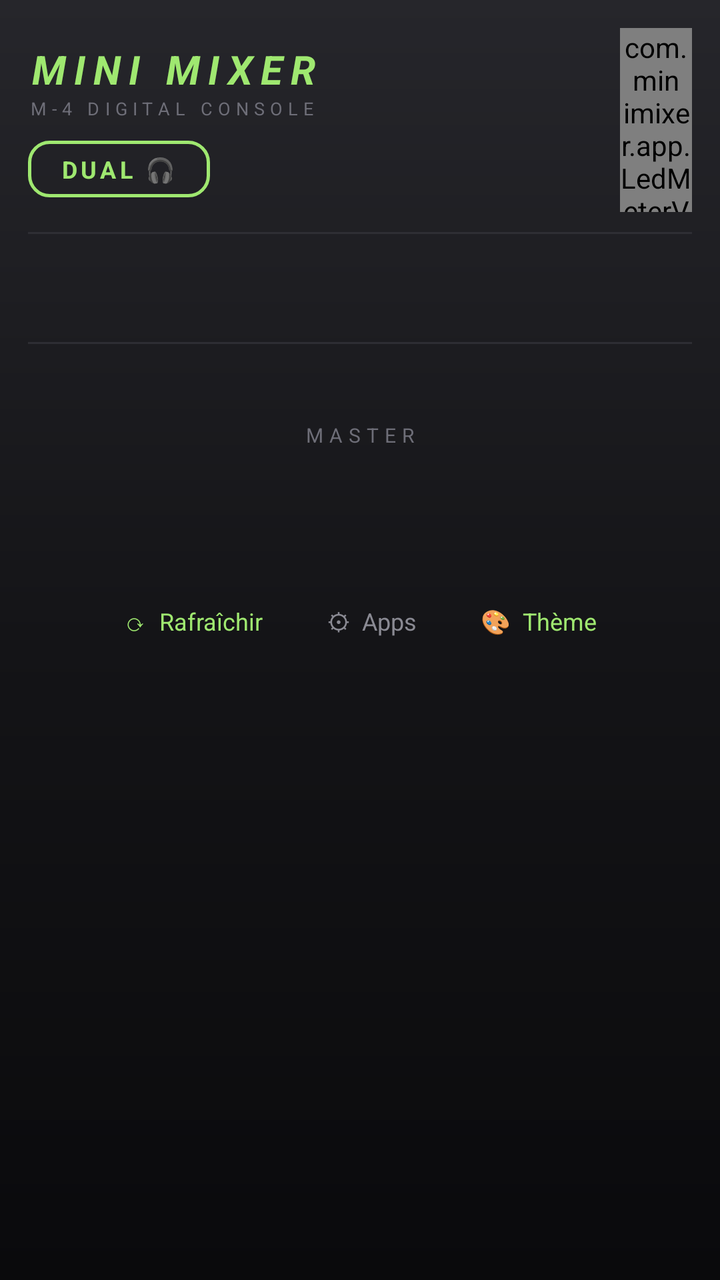
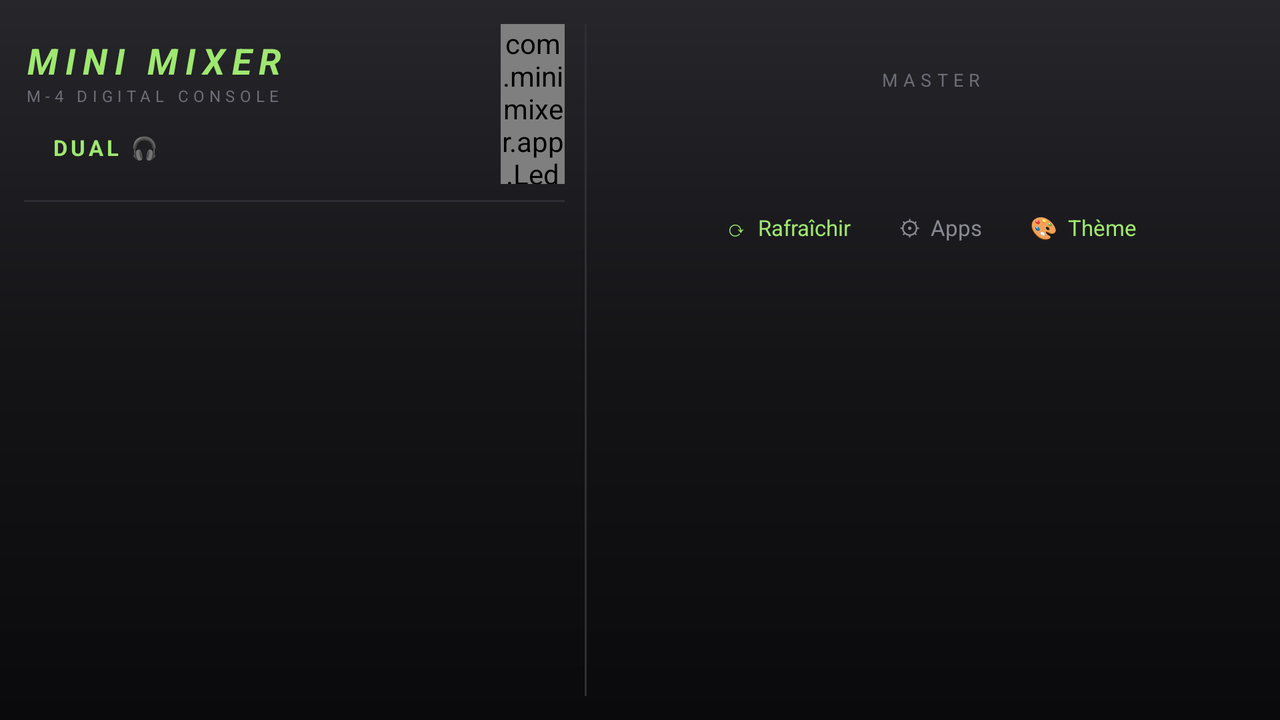

The same Android screen from two of the app's own layout files: first res/layout/ as a phone draws it, then the repository's variant for another configuration, drawn on a device whose configuration selects that folder. Both files follow.
<!-- AndroidManifest.xml: application theme Theme.MiniMixer -->
<!-- res/layout/activity_main.xml -->
<?xml version="1.0" encoding="utf-8"?>
<ScrollView xmlns:android="http://schemas.android.com/apk/res/android"
    android:layout_width="match_parent"
    android:layout_height="match_parent"
    android:background="@drawable/mixer_bg"
    android:fillViewport="true">

    <LinearLayout
        android:layout_width="match_parent"
        android:layout_height="wrap_content"
        android:orientation="vertical"
        android:paddingStart="14dp"
        android:paddingEnd="14dp"
        android:paddingTop="14dp"
        android:paddingBottom="20dp">

        <LinearLayout
            android:layout_width="match_parent"
            android:layout_height="wrap_content"
            android:orientation="horizontal"
            android:gravity="center_vertical">

            <LinearLayout
                android:layout_width="0dp"
                android:layout_weight="1"
                android:layout_height="wrap_content"
                android:orientation="vertical">

                <TextView
                    android:id="@+id/titleText"
                    android:layout_width="wrap_content"
                    android:layout_height="wrap_content"
                    android:text="MINI MIXER"
                    android:textColor="#9FE870"
                    android:textSize="20sp"
                    android:textStyle="bold|italic"
                    android:letterSpacing="0.2" />

                <TextView
                    android:layout_width="wrap_content"
                    android:layout_height="wrap_content"
                    android:text="M-4 DIGITAL CONSOLE"
                    android:textColor="#6E6E78"
                    android:textSize="9sp"
                    android:letterSpacing="0.3" />

                <TextView
                    android:id="@+id/btnDual"
                    android:layout_width="wrap_content"
                    android:layout_height="wrap_content"
                    android:layout_marginTop="10dp"
                    android:paddingStart="16dp"
                    android:paddingEnd="16dp"
                    android:paddingTop="6dp"
                    android:paddingBottom="6dp"
                    android:text="DUAL 🎧"
                    android:textColor="#9FE870"
                    android:textSize="12sp"
                    android:textStyle="bold"
                    android:letterSpacing="0.15"
                    android:background="@drawable/dual_off" />
            </LinearLayout>

            <com.minimixer.app.LedMeterView
                android:id="@+id/ledMeter"
                android:layout_width="36dp"
                android:layout_height="92dp" />
        </LinearLayout>

        <View
            android:layout_width="match_parent"
            android:layout_height="1dp"
            android:layout_marginTop="10dp"
            android:background="#2E2E34" />

        <LinearLayout
            android:id="@+id/knobRowBig"
            android:layout_width="match_parent"
            android:layout_height="wrap_content"
            android:orientation="horizontal"
            android:layout_marginTop="14dp" />

        <LinearLayout
            android:id="@+id/knobRowSmall"
            android:layout_width="match_parent"
            android:layout_height="wrap_content"
            android:orientation="horizontal"
            android:layout_marginTop="14dp" />

        <LinearLayout
            android:id="@+id/presetRow"
            android:layout_width="match_parent"
            android:layout_height="wrap_content"
            android:orientation="horizontal"
            android:gravity="center"
            android:layout_marginTop="12dp" />

        <View
            android:layout_width="match_parent"
            android:layout_height="1dp"
            android:layout_marginTop="14dp"
            android:background="#2E2E34" />

        <TextView
            android:id="@+id/appHint"
            android:layout_width="match_parent"
            android:layout_height="wrap_content"
            android:textColor="#6E6E78"
            android:textSize="11sp"
            android:layout_marginTop="8dp" />

        <LinearLayout
            android:id="@+id/channelRow"
            android:layout_width="match_parent"
            android:layout_height="wrap_content"
            android:orientation="horizontal"
            android:layout_marginTop="4dp" />


        <TextView
            android:id="@+id/xfadeLabel"
            android:layout_width="wrap_content"
            android:layout_height="wrap_content"
            android:layout_gravity="center_horizontal"
            android:layout_marginTop="8dp"
            android:textSize="9sp"
            android:letterSpacing="0.2"
            android:textColor="#9FE870"
            android:visibility="gone" />

        <FrameLayout
            android:id="@+id/xfadeHolder"
            android:layout_width="match_parent"
            android:layout_height="50dp"
            android:layout_marginStart="6dp"
            android:layout_marginEnd="6dp"
            android:visibility="gone" />
        <TextView
            android:layout_width="wrap_content"
            android:layout_height="wrap_content"
            android:layout_gravity="center_horizontal"
            android:layout_marginTop="12dp"
            android:text="MASTER"
            android:textColor="#6E6E78"
            android:textSize="10sp"
            android:letterSpacing="0.3" />

        <FrameLayout
            android:id="@+id/masterHolder"
            android:layout_width="match_parent"
            android:layout_height="58dp"
            android:layout_marginTop="2dp"
            android:layout_marginStart="6dp"
            android:layout_marginEnd="6dp" />

        <LinearLayout
            android:layout_width="match_parent"
            android:layout_height="wrap_content"
            android:orientation="horizontal"
            android:gravity="center"
            android:layout_marginTop="10dp">

            <TextView
                android:id="@+id/btnRefresh"
                android:layout_width="wrap_content"
                android:layout_height="wrap_content"
                android:padding="8dp"
                android:layout_marginEnd="16dp"
                android:text="⟳  Rafraîchir"
                android:textColor="#9FE870"
                android:textSize="12sp" />

            <TextView
                android:id="@+id/btnApps"
                android:layout_width="wrap_content"
                android:layout_height="wrap_content"
                android:padding="8dp"
                android:layout_marginEnd="16dp"
                android:text="⚙  Apps"
                android:textColor="#8A8A93"
                android:textSize="12sp" />

            <TextView
                android:id="@+id/btnTheme"
                android:layout_width="wrap_content"
                android:layout_height="wrap_content"
                android:padding="8dp"
                android:text="🎨  Thème"
                android:textColor="#9FE870"
                android:textSize="12sp" />
        </LinearLayout>
    </LinearLayout>
</ScrollView>
<!-- resources referenced by this layout -->
<resources>
  <!-- drawable dual_off (drawable) -->
  <?xml version="1.0" encoding="utf-8"?>
  <shape xmlns:android="http://schemas.android.com/apk/res/android" android:shape="rectangle">
      <solid android:color="#00000000" />
      <corners android:radius="10dp" />
      <stroke android:width="1.5dp" android:color="#9FE870" />
  </shape>
  <!-- drawable mixer_bg (drawable) -->
  <?xml version="1.0" encoding="utf-8"?>
  <shape xmlns:android="http://schemas.android.com/apk/res/android" android:shape="rectangle">
      <gradient
          android:angle="270"
          android:startColor="#26262B"
          android:centerColor="#141417"
          android:endColor="#0A0A0C" />
  </shape>
  <style name="Theme.MiniMixer" parent="Theme.Material3.Dark.NoActionBar">
          <item name="android:statusBarColor">#0B0B0D</item>
          <item name="android:navigationBarColor">#0B0B0D</item>
          <item name="colorPrimary">#9FE870</item>
          <item name="colorAccent">#9FE870</item>
      </style>
</resources>
<!-- res/layout-land/activity_main.xml (the repository's variant of the layout above) -->
<!-- drawn on the phone turned sideways -->
<?xml version="1.0" encoding="utf-8"?>
<LinearLayout xmlns:android="http://schemas.android.com/apk/res/android"
    android:layout_width="match_parent"
    android:layout_height="match_parent"
    android:orientation="horizontal"
    android:background="@drawable/mixer_bg"
    android:padding="12dp">

    
    <ScrollView
        android:layout_width="0dp"
        android:layout_weight="1"
        android:layout_height="match_parent"
        android:scrollbars="none">

        <LinearLayout
            android:layout_width="match_parent"
            android:layout_height="wrap_content"
            android:orientation="vertical">

            <LinearLayout
                android:layout_width="match_parent"
                android:layout_height="wrap_content"
                android:orientation="horizontal"
                android:gravity="center_vertical">

                <LinearLayout
                    android:layout_width="0dp"
                    android:layout_weight="1"
                    android:layout_height="wrap_content"
                    android:orientation="vertical">

                    <TextView
                        android:id="@+id/titleText"
                        android:layout_width="wrap_content"
                        android:layout_height="wrap_content"
                        android:text="MINI MIXER"
                        android:textColor="#9FE870"
                        android:textSize="18sp"
                        android:textStyle="bold|italic"
                        android:letterSpacing="0.2" />

                    <TextView
                        android:layout_width="wrap_content"
                        android:layout_height="wrap_content"
                        android:text="M-4 DIGITAL CONSOLE"
                        android:textColor="#6E6E78"
                        android:textSize="8sp"
                        android:letterSpacing="0.3" />

                    <TextView
                        android:id="@+id/btnDual"
                        android:layout_width="wrap_content"
                        android:layout_height="wrap_content"
                        android:layout_marginTop="8dp"
                        android:paddingStart="14dp"
                        android:paddingEnd="14dp"
                        android:paddingTop="5dp"
                        android:paddingBottom="5dp"
                        android:text="DUAL 🎧"
                        android:textColor="#9FE870"
                        android:textSize="11sp"
                        android:textStyle="bold"
                        android:letterSpacing="0.15" />
                </LinearLayout>

                <com.minimixer.app.LedMeterView
                    android:id="@+id/ledMeter"
                    android:layout_width="32dp"
                    android:layout_height="80dp" />
            </LinearLayout>

            <View
                android:layout_width="match_parent"
                android:layout_height="1dp"
                android:layout_marginTop="8dp"
                android:background="#2E2E34" />

            <LinearLayout
                android:id="@+id/knobRowBig"
                android:layout_width="match_parent"
                android:layout_height="wrap_content"
                android:orientation="horizontal"
                android:layout_marginTop="10dp" />

            <LinearLayout
                android:id="@+id/knobRowSmall"
                android:layout_width="match_parent"
                android:layout_height="wrap_content"
                android:orientation="horizontal"
                android:layout_marginTop="10dp" />

            <LinearLayout
                android:id="@+id/presetRow"
                android:layout_width="match_parent"
                android:layout_height="wrap_content"
                android:orientation="horizontal"
                android:gravity="center"
                android:layout_marginTop="10dp" />
        </LinearLayout>
    </ScrollView>

    
    <View
        android:layout_width="1dp"
        android:layout_height="match_parent"
        android:layout_marginStart="10dp"
        android:layout_marginEnd="10dp"
        android:background="#2E2E34" />

    
    <ScrollView
        android:layout_width="0dp"
        android:layout_weight="1.2"
        android:layout_height="match_parent"
        android:scrollbars="none">

        <LinearLayout
            android:layout_width="match_parent"
            android:layout_height="wrap_content"
            android:orientation="vertical">

            <TextView
                android:id="@+id/appHint"
                android:layout_width="match_parent"
                android:layout_height="wrap_content"
                android:textColor="#6E6E78"
                android:textSize="10sp" />

            <LinearLayout
                android:id="@+id/channelRow"
                android:layout_width="match_parent"
                android:layout_height="wrap_content"
                android:orientation="horizontal"
                android:layout_marginTop="2dp" />


        <TextView
            android:id="@+id/xfadeLabel"
            android:layout_width="wrap_content"
            android:layout_height="wrap_content"
            android:layout_gravity="center_horizontal"
            android:layout_marginTop="8dp"
            android:textSize="9sp"
            android:letterSpacing="0.2"
            android:textColor="#9FE870"
            android:visibility="gone" />

        <FrameLayout
            android:id="@+id/xfadeHolder"
            android:layout_width="match_parent"
            android:layout_height="50dp"
            android:layout_marginStart="6dp"
            android:layout_marginEnd="6dp"
            android:visibility="gone" />
            <TextView
                android:layout_width="wrap_content"
                android:layout_height="wrap_content"
                android:layout_gravity="center_horizontal"
                android:layout_marginTop="6dp"
                android:text="MASTER"
                android:textColor="#6E6E78"
                android:textSize="9sp"
                android:letterSpacing="0.3" />

            <FrameLayout
                android:id="@+id/masterHolder"
                android:layout_width="match_parent"
                android:layout_height="50dp"
                android:layout_marginStart="6dp"
                android:layout_marginEnd="6dp" />

            <LinearLayout
                android:layout_width="match_parent"
                android:layout_height="wrap_content"
                android:orientation="horizontal"
                android:gravity="center"
                android:layout_marginTop="4dp">

                <TextView
                    android:id="@+id/btnRefresh"
                    android:layout_width="wrap_content"
                    android:layout_height="wrap_content"
                    android:padding="6dp"
                    android:layout_marginEnd="12dp"
                    android:text="⟳  Rafraîchir"
                    android:textColor="#9FE870"
                    android:textSize="11sp" />

                <TextView
                    android:id="@+id/btnApps"
                    android:layout_width="wrap_content"
                    android:layout_height="wrap_content"
                    android:padding="6dp"
                    android:layout_marginEnd="12dp"
                    android:text="⚙  Apps"
                    android:textColor="#8A8A93"
                    android:textSize="11sp" />

                <TextView
                    android:id="@+id/btnTheme"
                    android:layout_width="wrap_content"
                    android:layout_height="wrap_content"
                    android:padding="6dp"
                    android:text="🎨  Thème"
                    android:textColor="#9FE870"
                    android:textSize="11sp" />
            </LinearLayout>
        </LinearLayout>
    </ScrollView>
</LinearLayout>
<!-- resources referenced by the variant -->
<!-- as the phone turned sideways resolves them -->
<resources>
  <!-- drawable mixer_bg (drawable) -->
  <?xml version="1.0" encoding="utf-8"?>
  <shape xmlns:android="http://schemas.android.com/apk/res/android" android:shape="rectangle">
      <gradient
          android:angle="270"
          android:startColor="#26262B"
          android:centerColor="#141417"
          android:endColor="#0A0A0C" />
  </shape>
  <style name="Theme.MiniMixer" parent="Theme.Material3.Dark.NoActionBar">
          <item name="android:statusBarColor">#0B0B0D</item>
          <item name="android:navigationBarColor">#0B0B0D</item>
          <item name="colorPrimary">#9FE870</item>
          <item name="colorAccent">#9FE870</item>
      </style>
</resources>
